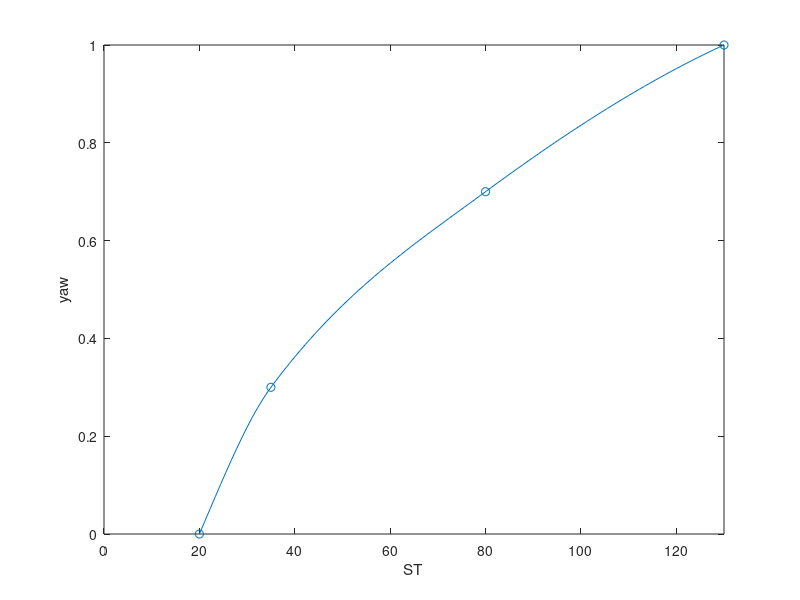
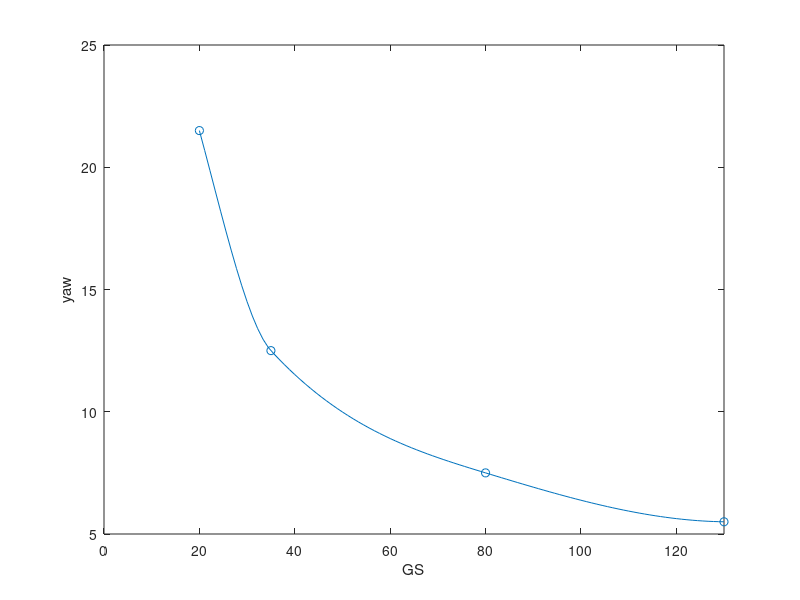
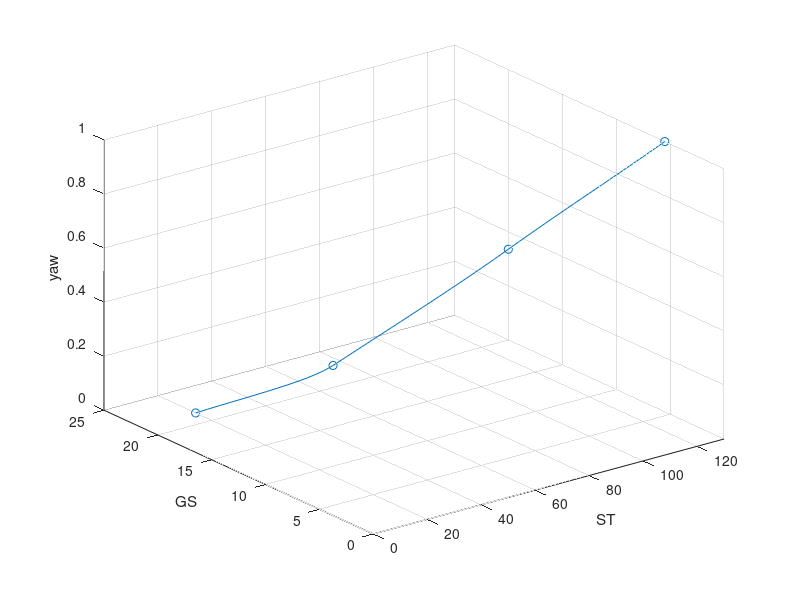
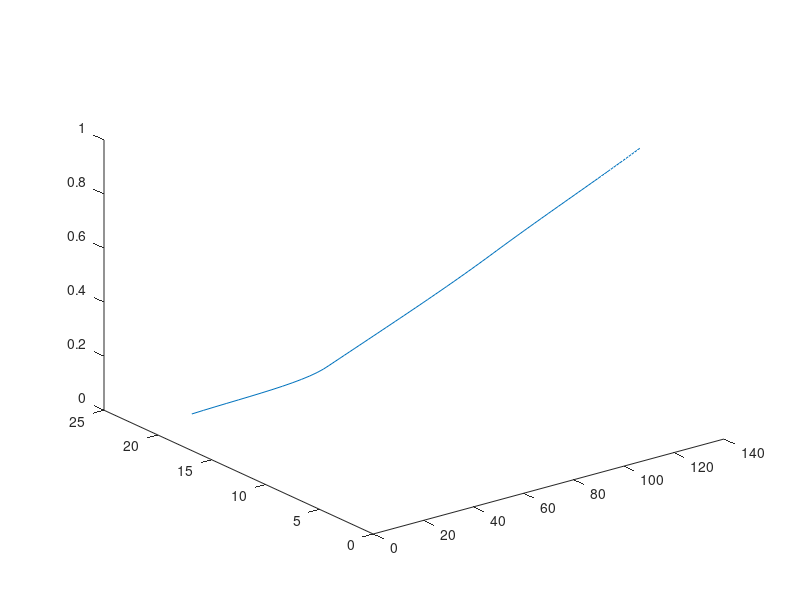

MATLAB code for these plots, in order: (Note: this script raises an error after producing the figures.)
% x = ST
% y = GS
% z = split
%   0 is 50:50, 1 is max split

%% Params
ST_max = 130;
GS_max = 25;

%% pick 4 points
p1 = [20 21.5 0];
p2 = [35 12.5 .3];
p3 = [80 7.5 .7];
p4 = [130 5.5 1];
cpts = [p1; p2; p3; p4];

%% curve fit
% curve fit z=f(x)
zfx = @(x) (interp1(cpts(:,1), cpts(:,3), x, "pchip"));
% curve fit y = f(x)
yfx = @(x) (interp1(cpts(:,1), cpts(:,2), x, "pchip"));
% invert curve fit y = f(x) to get x = f(y);
function x = xfy_func(y, cpts, yfx)
    p1 = cpts(1,:);
    pf = cpts(end,:);
    % if y < p4(2) || y > p1(2)
        % x = NaN;
    % else
    y = snip(y, pf(2), p1(2));
    x = fzero(@(x)(yfx(x)-y), [p1(1), pf(1)]);
    % end
end
xfy = @(yarr) (arrayfun(@(y) (xfy_func(y, cpts, yfx)), yarr));

% plotting
xcurve = linspace(p1(1),ST_max,100);
zcurve = zfx(xcurve);
ycurve = yfx(xcurve);

figure(3)
hold off 
plot(xcurve, zcurve);
hold on
scatter(cpts(:,1), cpts(:,3))
xlim([0, ST_max])
xlabel("ST")
ylabel("yaw")

figure(4)
hold off 
plot(xcurve, ycurve);
hold on
scatter(cpts(:,1), cpts(:,2))
xlim([0, ST_max])
xlabel("GS")
ylabel("yaw")

figure(5)
hold off
plot3(xcurve, ycurve, zcurve)
hold on
scatter3(cpts(:,1), cpts(:,2), cpts(:,3))
xlim([0, ST_max])
ylim([0, GS_max])
zlim([0, inf])
xlabel("ST")
ylabel("GS")
zlabel("yaw")
grid

%% contol region - secant lines in only y
% secant from x to curve

% secant from y deadband to curve
function b = bfy_func(y, cpts, xfy, zfx)
    pf = cpts(end,:);
    b = zeros(size(y));
    cond = y >= p4(2);
    b1 = zfx(xfy(y(cond))) ./ xfy(y(cond));
    b2 = interp1([0,p4(2)], [0, zfx(pf(1)) / xfy(pf(2))], y(~cond));
    b(cond) = b1;
    b(~cond) = b2;
end
bfy = @(yarr)( arrayfun(@(y) (bfy_func(y, cpts, xfy, zfx)), yarr) );

maxsty =  @(yarr) ( arrayfun( @(y)(interp1([0, p4(2), p1(2)], [1, 1, 0], y)), yarr));
function z = ctrl_func(x, y, cpts, xfy, yfx, zfx, maxsty)
    p1 = cpts(1,:);
    pf = cpts(end,:);
    if y >= p1(2) % high speed 0
        z = 0;
    elseif x <= p1(1) % low ST 0
        z = 0;
    elseif y >= yfx(x)
        z = interp1([p1(1), xfy(y)], [0, zfx(xfy(y))], x, "linear", "extrap");
    else
        % z = interp1([p1(1), xfy(y)], [0, maxsty(y)], x, "linear", "extrap");
        z = zfx(x);
    end
end
ctrl = @(x, y) (ctrl_func(x, y, cpts, xfy, yfx, zfx, maxsty));

% plot test
[xf,  yf] = meshgrid(linspace(0, ST_max, 27), linspace(0, GS_max, 51));
[x1, y1] = meshgrid(linspace(0, p4(1), 40), linspace(0, p1(2), 40));
outside1 = yf > yfx(xf);
% z1 = aofx .* y1;
% z1 = afx(x1(1,:)) .* y1;
% z1(outside1) = NaN;
% z2 = bofy' .* x1;
% z2 = bfy(y1(:,1)) .* x1;
% z2(outside1) = NaN;
% zavg = (z1 + z2) / 2;
% zavg = @(x,y)( (bfy(y).*x) );

% hold off
% surf(x1, y1, z1, FaceAlpha=.5);
% hold on
% surf(x1, y1, z2, FaceAlpha=.5);
figure(6)
hold off
plot3(xcurve, ycurve, zcurve, LineWidth=3, Color="red")
hold on
% zavg_plot = zavg(xf, yf);
zavg_plot = arrayfun(ctrl, xf, yf);
% zavg_plot(outside1) = NaN;
surf(xf, yf, zavg_plot)
xlabel("ST")
ylabel("GS")
zlabel("yaw")
xlim([0, ST_max])
ylim([0, GS_max])
zlim([0, 2])

%% Loss of traction region
function z = notr_func(x, y, xfy, zfx, maxsty, cpts, ST_max)
    pf = cpts(end,:);
    if y <= pf(2)
        z = pf(3);
    else
        z = interp1([xfy(y), ST_max], [zfx(xfy(y)), maxsty(y)], x, "linear", "extrap");
    end
end

notr = @(x,y) (notr_func(x, y, xfy, zfx, maxsty, cpts, ST_max));
znotr = arrayfun(notr, xf, yf);

figure(8)
hold off
surf(xf, yf, znotr)
hold on
plot3(xcurve, ycurve, zcurve, LineWidth=3, Color="red")
xlabel("ST")
ylabel("GS")
zlabel("yaw")
xlim([0, ST_max])
ylim([0, GS_max])
zlim([0, 2])

%% Combine
figure(9)
hold off
surf(xf, yf, zavg_plot, FaceAlpha=.5)
hold on
surf(xf, yf, znotr, FaceAlpha=.5)
figure(10)
z_all = zeros([size(xf), 3]);
z_all(:,:,1) = zavg_plot;
z_all(:,:,2) = NaN;
z_all(:,:,3) = znotr;
zplot_half = min(z_all, [], 3);
hold off
surf(xf, yf, zplot_half)
hold on
plot3(xcurve, ycurve, zcurve, LineWidth=3, Color="red")

figure(11)
x_both = [-flip(xf,2), xf(:,2:end)];
y_both = [flip(yf,2), yf(:,2:end)];
zplot_full = [-flip(zplot_half, 2), zplot_half(:,2:end)];
surf(x_both, y_both, zplot_full)
set(gcf, "Theme", "Light")
xlabel("Steering Wheel Angle [Deg]")
ylabel("Groundpseed [m/s]")
zlabel("Left-Right Torque Distribution")
fontsize(scale = 1.5)
xlim([-130,130])
saveas(gcf, "split_table.png")

%% Output
ST_brkpt_split = xf(1,:);
GS_brkpt_split = yf(:,1);
split_table = zplot_half;
save("TV_26_split_table", "ST_brkpt_split", "GS_brkpt_split", "split_table")
